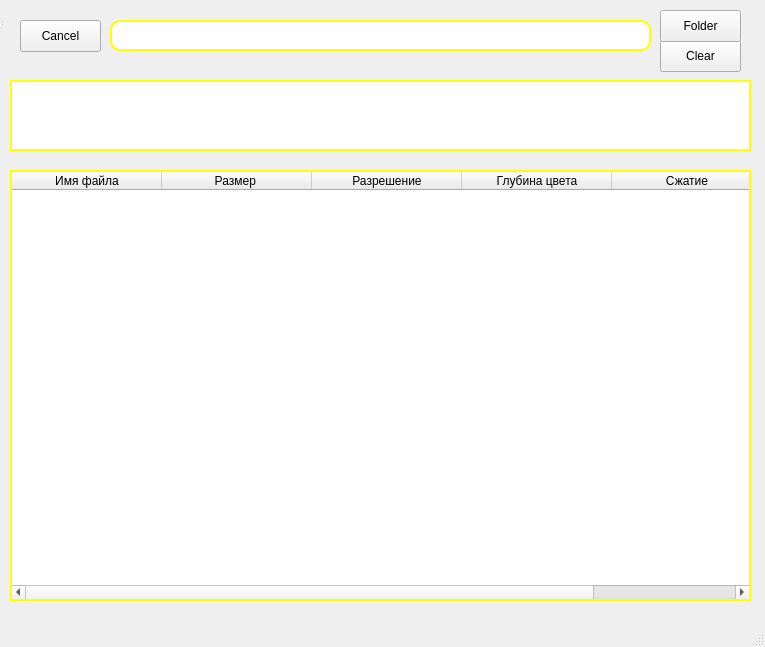
<?xml version="1.0" encoding="UTF-8"?>
<ui version="4.0">
 <class>File</class>
 <widget class="QMainWindow" name="File">
  <property name="geometry">
   <rect>
    <x>0</x>
    <y>0</y>
    <width>765</width>
    <height>647</height>
   </rect>
  </property>
  <property name="windowTitle">
   <string>File</string>
  </property>
  <widget class="QWidget" name="centralwidget">
   <widget class="QWidget" name="centralwidget_2" native="true">
    <property name="geometry">
     <rect>
      <x>0</x>
      <y>0</y>
      <width>761</width>
      <height>611</height>
     </rect>
    </property>
    <property name="styleSheet">
     <string notr="true">#listView
{
border:3px solid rdb(219,193,200);
border-radius:20px;
}
#centralwidget{
background-color: lavender;
}
</string>
    </property>
    <widget class="QLineEdit" name="lineEdit">
     <property name="geometry">
      <rect>
       <x>110</x>
       <y>20</y>
       <width>541</width>
       <height>31</height>
      </rect>
     </property>
     <property name="styleSheet">
      <string notr="true">#lineEdit {
    border-radius: 10px;
 border: 2px solid yellow;
}</string>
     </property>
    </widget>
    <widget class="QListView" name="listView">
     <property name="geometry">
      <rect>
       <x>10</x>
       <y>80</y>
       <width>741</width>
       <height>71</height>
      </rect>
     </property>
     <property name="styleSheet">
      <string notr="true">#listView {
 border: 2px solid yellow;
    border-radius: 50px;
}</string>
     </property>
    </widget>
    <widget class="QTableWidget" name="tableWidget">
     <property name="geometry">
      <rect>
       <x>10</x>
       <y>170</y>
       <width>741</width>
       <height>431</height>
      </rect>
     </property>
     <property name="styleSheet">
      <string notr="true">#tableWidget {
    border: 2px solid yellow; /* Замените &quot;red&quot; на цвет, который вам нравится */
  
}</string>
     </property>
     <property name="columnCount">
      <number>5</number>
     </property>
     <attribute name="horizontalHeaderDefaultSectionSize">
      <number>150</number>
     </attribute>
     <column>
      <property name="text">
       <string>Имя файла</string>
      </property>
     </column>
     <column>
      <property name="text">
       <string>Размер </string>
      </property>
     </column>
     <column>
      <property name="text">
       <string>Разрешение</string>
      </property>
     </column>
     <column>
      <property name="text">
       <string>Глубина цвета</string>
      </property>
     </column>
     <column>
      <property name="text">
       <string>Сжатие</string>
      </property>
     </column>
    </widget>
    <widget class="QPushButton" name="pushButton_3">
     <property name="geometry">
      <rect>
       <x>660</x>
       <y>40</y>
       <width>81</width>
       <height>32</height>
      </rect>
     </property>
     <property name="text">
      <string>Clear</string>
     </property>
    </widget>
    <widget class="QPushButton" name="pushButton_4">
     <property name="geometry">
      <rect>
       <x>660</x>
       <y>10</y>
       <width>81</width>
       <height>32</height>
      </rect>
     </property>
     <property name="styleSheet">
      <string notr="true">#pushButton_3
{
background-color: #FFCC99;
}</string>
     </property>
     <property name="text">
      <string>Folder</string>
     </property>
    </widget>
    <widget class="QPushButton" name="pushButton_5">
     <property name="geometry">
      <rect>
       <x>20</x>
       <y>20</y>
       <width>81</width>
       <height>32</height>
      </rect>
     </property>
     <property name="text">
      <string>Cancel</string>
     </property>
    </widget>
    <zorder>listView</zorder>
    <zorder>lineEdit</zorder>
    <zorder>tableWidget</zorder>
    <zorder>pushButton_3</zorder>
    <zorder>pushButton_4</zorder>
    <zorder>pushButton_5</zorder>
   </widget>
   <widget class="QStatusBar" name="statusbar_2">
    <property name="geometry">
     <rect>
      <x>0</x>
      <y>0</y>
      <width>3</width>
      <height>27</height>
     </rect>
    </property>
   </widget>
  </widget>
  <widget class="QStatusBar" name="statusbar"/>
 </widget>
 <resources/>
 <connections/>
</ui>
